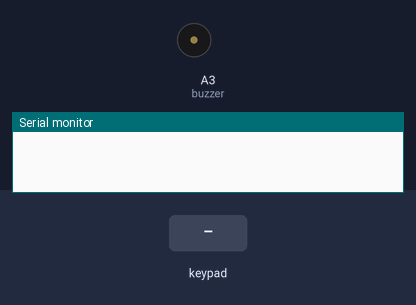
Bench run of a sketch on a simulated Arduino Leonardo, built with avr-gcc and run on an emulated ATmega32U4. Parts: buzzer (waves = sounding), the last lines printed to the serial monitor. Inputs (shaded band) come from the test bench. Random numbers use the default seed unless the sketch sets one; USB keyboard and mouse output is not drawn.

Above: at 1.2 s.
1.3 s: keypad keys 3 4 5 6 pressed 0.4 s apart
At 2.15 s:
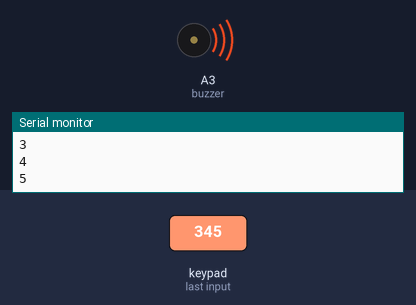
4.4 s: key '*' pressed
At 5.2 s:
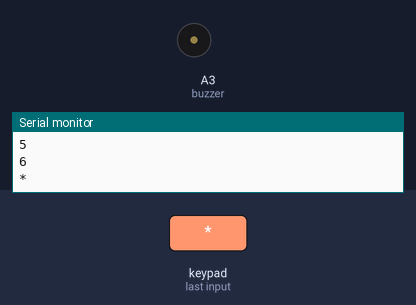
5.9 s: key '#' pressed
At 6.4 s:
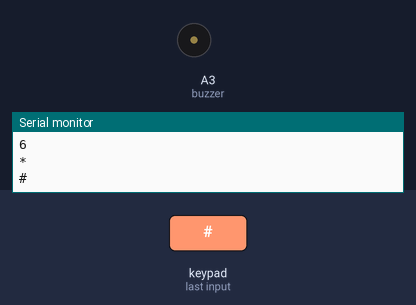
7.4 s: keypad keys 7 8 9 pressed 0.4 s apart
At 7.65 s:
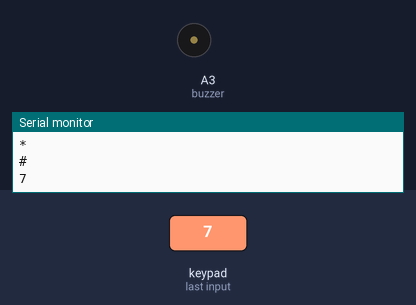
Timing chart, 0 to 10.4 s (numbered marks = the images above; inputs shaded):
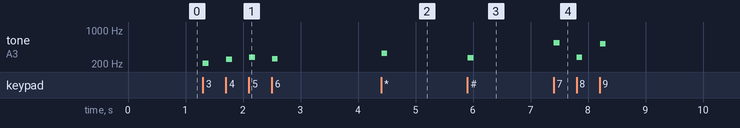

The sketch:

keypad-to-usb.ino
```cpp
#include "Keyboard.h"
#include "Keypad.h"

#define ROWS   4
#define COLS   3
#define buzzer A3

char hexaKeys[ROWS][COLS] = {
  {'1', '2', '3'},
  {'4', '5', '6'},
  {'7', '8', '9'},
  {'*', '0', '#'}
};

byte rowPins[ROWS] = {3, 4, 5, 6};
byte colPins[COLS] = {7, 8, 9};

unsigned long lastPeriodStart;

Keypad customKeypad = Keypad(makeKeymap(hexaKeys), rowPins, colPins, ROWS, COLS);

void setup() {
  Serial.begin(9600);
  Keyboard.begin();
}

void loop() {
  char customKey = customKeypad.getKey();

  if (customKey) {
    Serial.println(customKey);

    //Keyboard
    if (customKey == '#') {
      Keyboard.write(176); //ENTER
    } else if (customKey == '*') {
      Keyboard.write(177); //ESC
    } else {
      Keyboard.print(customKey); //0-9
    }

    //Buzzer
    tone(buzzer, random(200, 600));
    lastPeriodStart = millis() + 100; //set timer 100ms for stopping the buzzer
  } else if (millis() > lastPeriodStart) {
    noTone(buzzer); //stop the buzzer
  }
}
```

Measured:
- after the input at 1.3 s, tone on A3 (buzzer): plays 207 Hz for 0.10 s, 249 Hz for 0.10 s, 273 Hz for 0.10 s, 258 Hz for 0.10 s, starting at once
- after the input at 4.4 s, tone on A3 (buzzer): silent → 330 Hz at once, → silent 0.10 s later
- after the input at 5.9 s, tone on A3 (buzzer): silent → 272 Hz at once, → silent 0.10 s later
- after the input at 7.4 s, tone on A3 (buzzer): plays 544 Hz for 0.10 s, 278 Hz for 0.10 s, 523 Hz for 0.10 s, starting at once
